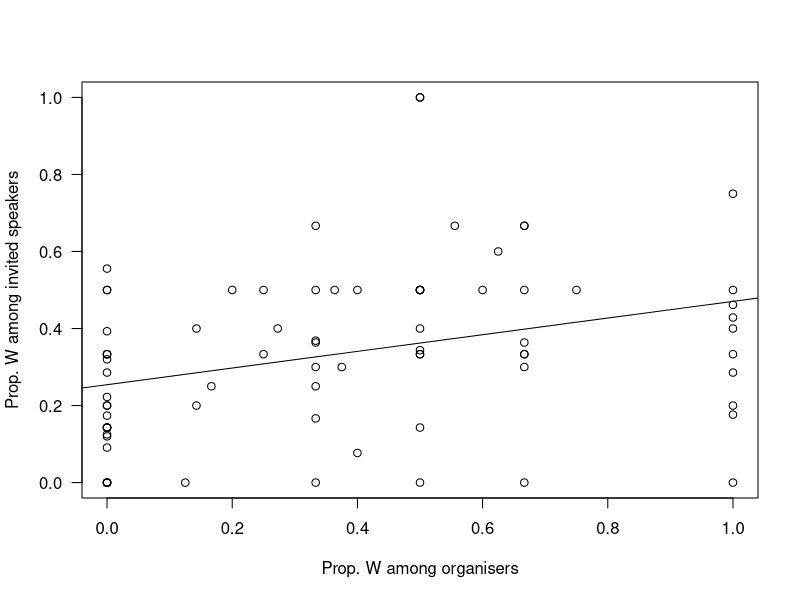
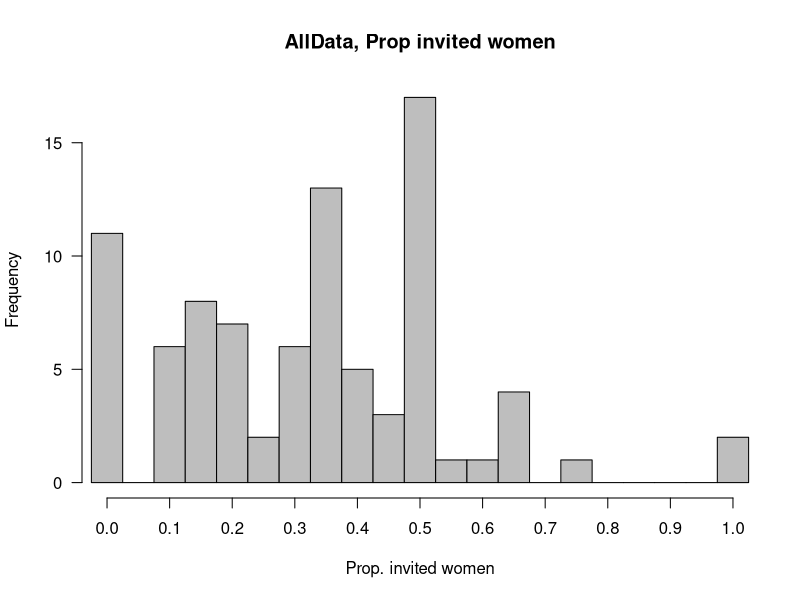
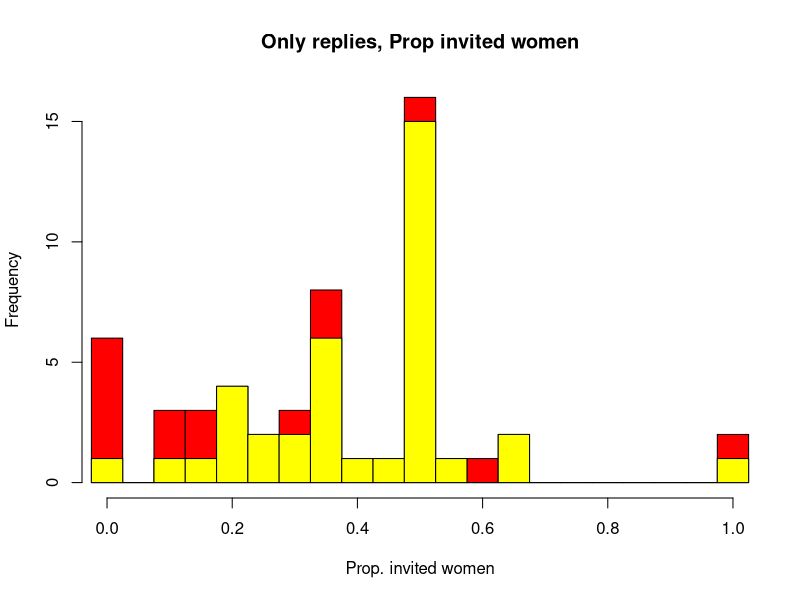
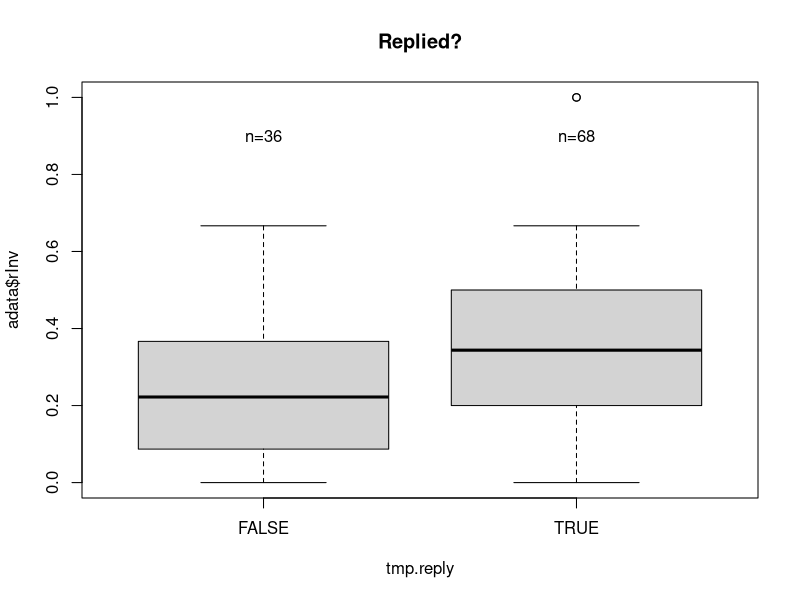
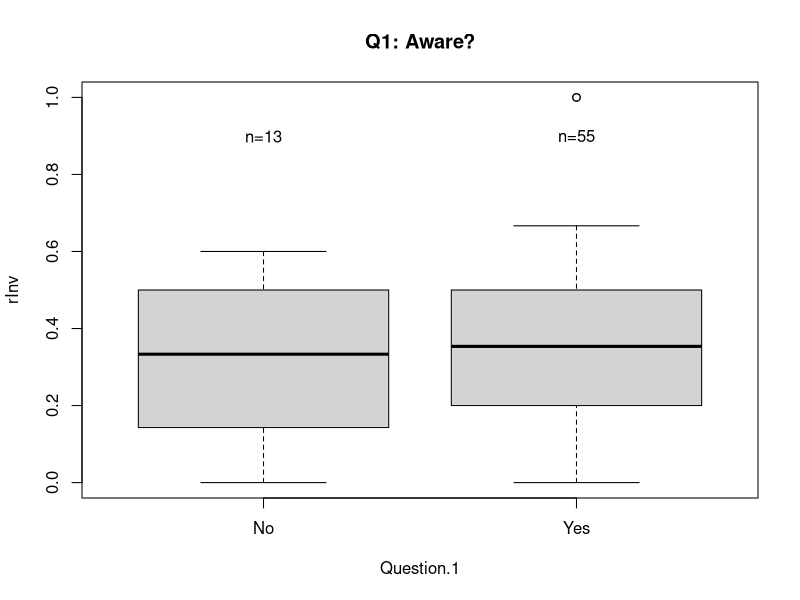
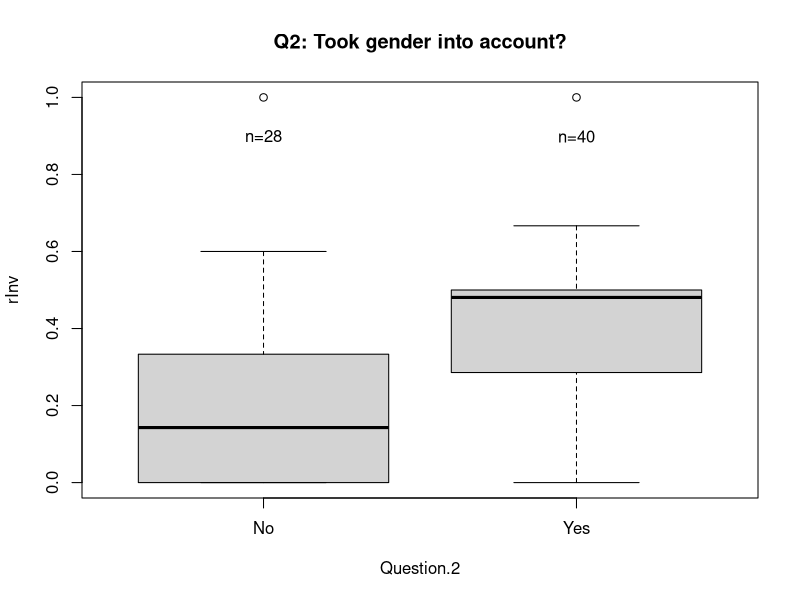
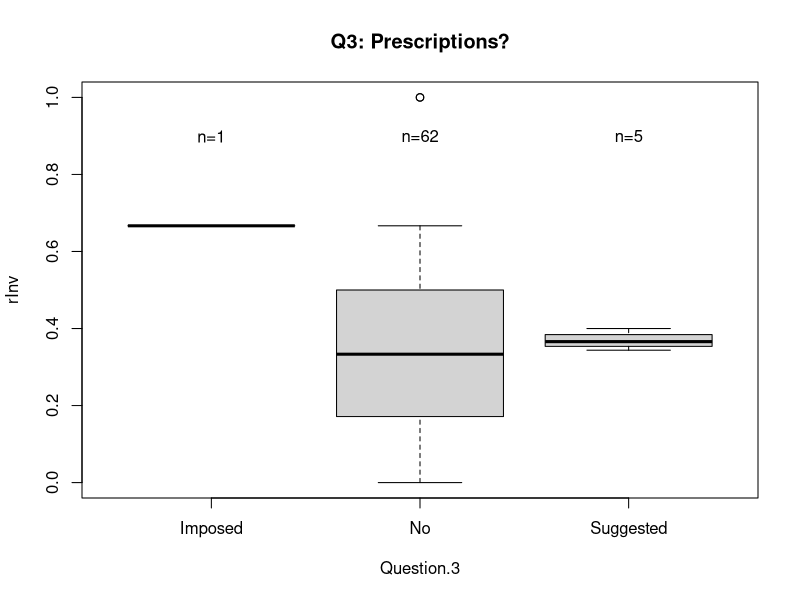

Write the R code that produced these figures, in order.
# Clean the memory
rm(list=ls())

## ALL DATA
## NOTE: THIS IS EXTREMELY COARSE, NEED TO DISTINGUISH BETWEEN TYPES OF EVENTS
## Load the data
odata <- read.csv("AllData_20161104.csv", stringsAsFactors = FALSE)
dim(odata)

# Select only the ones that we include in the study (removing duplicates etc.)
adata <- odata[odata$Include == TRUE,]
dim(adata)

# Adding columns corresponding to ratios
#!!!!!!!!!!!!!!!!!!!!!!!!!!!!!!!!!!!!!!!
# NOTE: need to use the corrected values if there has been a correction
#!!!!!!!!!!!!!!!!!!!!!!!!!!!!!!!!!!!!!!!
adata <- cbind(adata, 
               rInv = adata$Invited_W / adata$Invited_nb, 
               rIns = adata$Instructor_W / adata$Instructor_nb, 
               rOrg = as.numeric(adata$Org_W) / as.numeric(adata$Org_nb))

# Look at proportion of invited women as function of proportion women organizers
plot(adata$rOrg, adata$rInv, xlim = c(0, 1), ylim = c(0, 1), xlab = "Prop. W among organisers", ylab = "Prop. W among invited speakers", las = 1)
aOI  <- lm(rInv~rOrg, data=adata)
abline(aOI)
summary(aOI)
## NOTE: need to check at some point the number of organisers, 
## because sometimes "1" does not reflect the actual number.

# Histogram of proportion of women
hist(adata$rInv, xlim=c(0,1), breaks=seq(-0.025,1.025,by=0.05), main = "AllData, Prop invited women", xlab = "Prop. invited women", axes = FALSE, col='grey')
axis(1, at=seq(0, 1, by=0.1))
axis(2, las=1)

cat("========================================================================\n  QUESTION: WHAT DO WE DO WITH EVENTS WITH ONLY ONE PERSON INVITED?\n========================================================================\n")

# Those who replied
aa <- adata[!(adata$Timestamp=="" | is.na(adata$Timestamp)), ]
# Check consistency when merging data
all(aa$Ad_ID == aa$Event.name)

# Histogram of proportion of women
hist(aa$rInv, xlim=c(0,1), breaks=seq(-0.025,1.025,by=0.05), main = "Only replies, Prop invited women", xlab = "Prop. invited women", col="red", freq=TRUE)
hist(aa[aa$Question.2=="Yes",]$rInv, xlim=c(0,1), breaks=seq(-0.025,1.025,by=0.05), main = "Only replies, Prop invited women", xlab = "Prop. invited women", col="yellow", add=TRUE, freq=TRUE)

# Check lines where people corrected the result
checkno <- aa[aa$Question.0=="No",]

compcols.oneline <- function(a, b){
  if(is.na(a) & is.na(b)) return(TRUE)
  else
    if( (is.na(a) & !is.na(b)) | (!is.na(a) & is.na(b)) ) return(FALSE)
    else
      if(a==b) return(TRUE) else return(FALSE)
}
compcols <- function(A, B){
  n <- length(A)
  out <- rep(0, n)
  for (i in 1:n){
    out[i] <- compcols.oneline(A[i], B[i])
  }
  return(out)
}

tmp <- aa[, c(1, 32, 12, 33, 13, 34, 14, 35, 15, 36, 16, 37, 17, 38, 18, 39, 19, 40)]
diffcols <- !( compcols(tmp[,3], tmp[,4]) & compcols(tmp[,5], tmp[,6]) & compcols(tmp[,7], tmp[,8]) & compcols(tmp[,9], tmp[,10]) & compcols(tmp[,11], tmp[,12]) & compcols(tmp[,13], tmp[,14]) & compcols(tmp[,15], tmp[,16]) & compcols(tmp[,17], tmp[,18]))

tmp[diffcols & tmp$Question.0=="Yes",]

# Effect of proportion of female speakers on whether organizers replied
tmp.reply <- ((adata$Org_reply1)|(adata$Org_reply2)) & (!is.na(adata$Org_reply1)|!is.na(adata$Org_reply2))
boxplot(adata$rInv ~ tmp.reply, main="Replied?")
text(1:2, rep(0.9, 2), paste("n=", tapply(adata$rInv, tmp.reply, length), sep="") )

summary(lm(adata$rInv ~ tmp.reply))

adata[is.na(adata$Org_reply1),]

adata$Org_name1[duplicated(adata$Org_name1)]

# Create columns with ratios
tbl <- cbind(aa, rInv = aa$New_Invited_W / aa$New_Invited_nb, #
             rIns = aa$New_Instructor_W / aa$New_Instructor_nb, #
             rOrg = aa$New_Org_W / aa$New_Org_nb)

# Plots
# Questions
boxplot(rInv ~ Question.1, data = tbl, main="Q1: Aware?")
text(1:2, rep(0.9, 2), paste("n=", tapply(tbl$Question.1, tbl$Question.1, length), sep="") )

boxplot(rInv ~ Question.2, data = tbl, main="Q2: Took gender into account?")
text(1:2, rep(0.9, 2), paste("n=", tapply(tbl$Question.2, tbl$Question.2, length), sep="") )

boxplot(rInv ~ Question.3, data = tbl, main="Q3: Prescriptions?")
text(1:3, rep(0.9, 3), paste("n=", tapply(tbl$Question.3, tbl$Question.3, length), sep="") )

